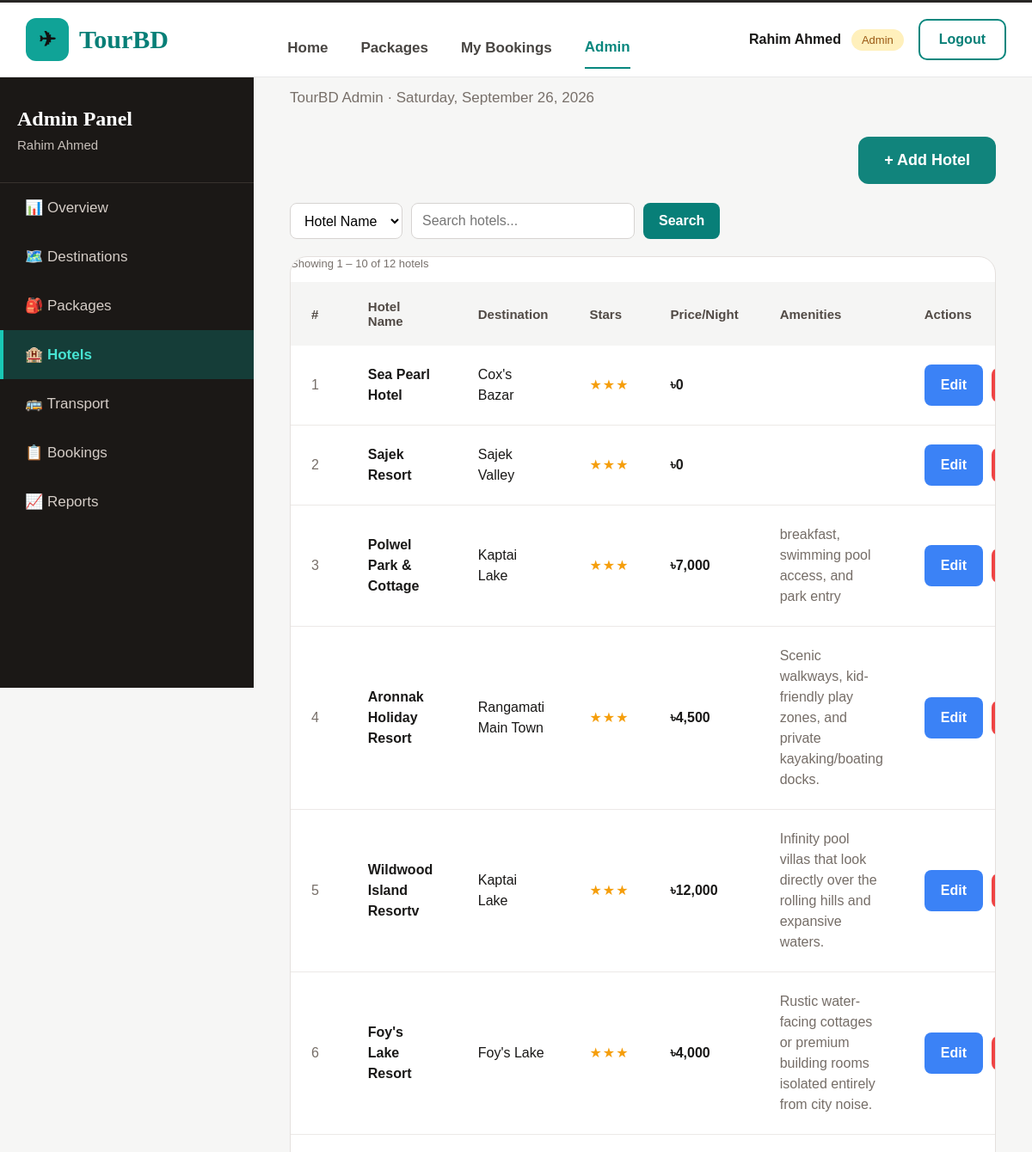
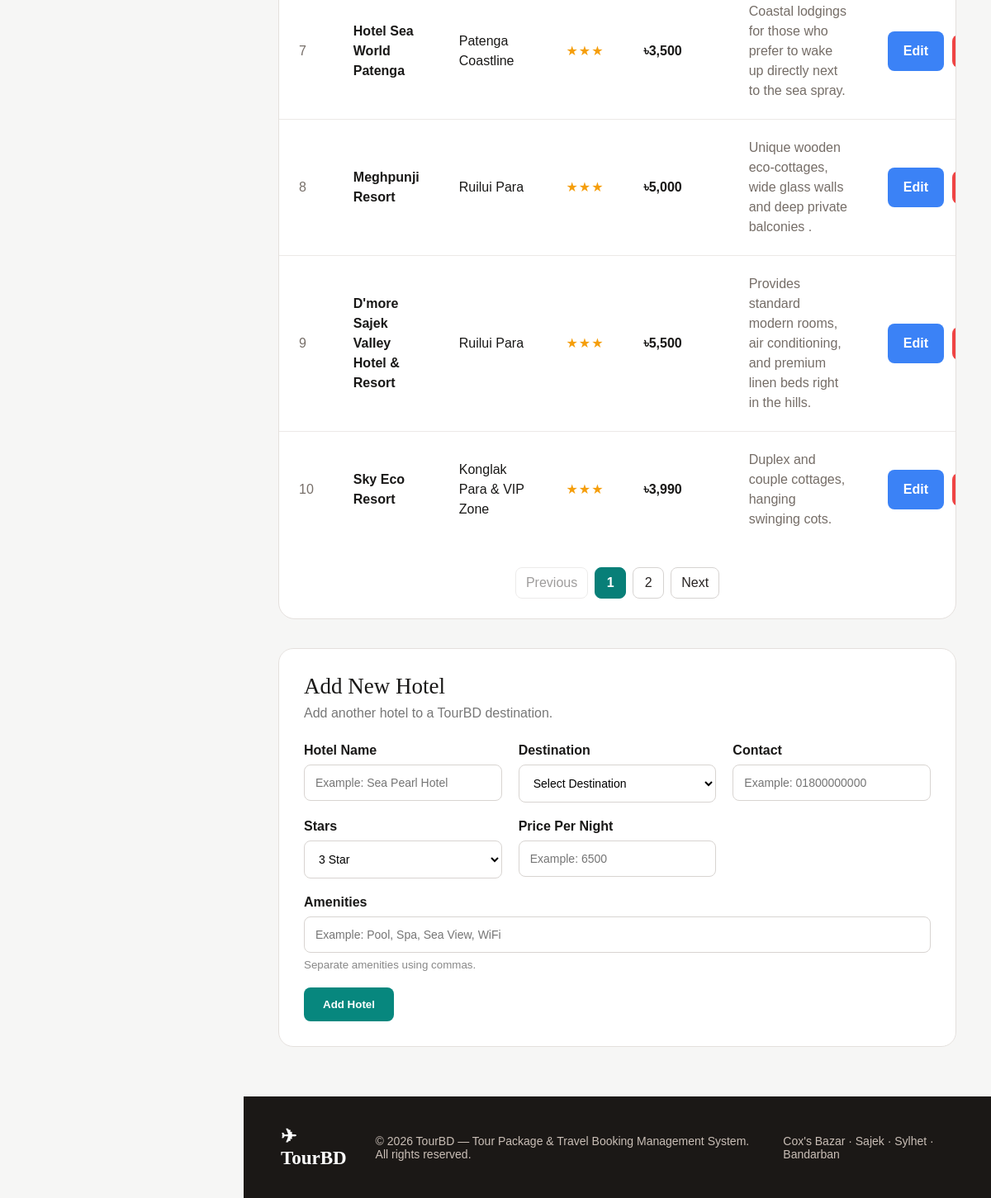
The app's page /admin/hotels.php (signed in) with its own data (2 pictures, top to bottom).
### tables this page shows
CREATE TABLE `hotels` (
  `hotel_id` int(11) NOT NULL,
  `destination_id` int(11) NOT NULL,
  `hotel_name` varchar(120) NOT NULL,
  `contact` varchar(80) DEFAULT NULL,
  `stars` tinyint(4) NOT NULL DEFAULT 3,
  `price_per_night` decimal(10,2) NOT NULL DEFAULT 0.00,
  `amenities` varchar(255) DEFAULT ''
);

CREATE TABLE `destinations` (
  `destination_id` int(11) NOT NULL,
  `destination_name` varchar(100) NOT NULL,
  `location` varchar(120) DEFAULT NULL,
  `description` text DEFAULT NULL,
  `image_url` varchar(500) DEFAULT NULL,
  `active` int(11) NOT NULL
);

### admin/hotels.php (the view, shortened to what the rows shown need)
<?php
require_once "../config/db.php";
$edit_hotel = null;
$search = trim($_GET['search'] ?? '');
$search_by =
    $_GET['search_by'] ?? 'hotel_name';
$where = "";
$records_per_page = 10;
$page = max(
    1,
    (int)($_GET['page'] ?? 1)
);
$count_sql = "
    SELECT COUNT(*) AS total
    FROM hotels h
    INNER JOIN destinations d
        ON h.destination_id = d.destination_id
    $where
";
$count_stmt = mysqli_prepare(
    $conn,
    $count_sql
);
mysqli_stmt_execute($count_stmt);
$count_result =
    mysqli_stmt_get_result($count_stmt);
$count_row =
    mysqli_fetch_assoc($count_result);
$total_hotels =
    (int)$count_row['total'];
$total_pages = max(
    1,
    (int)ceil(
        $total_hotels / $records_per_page
    )
);
$page = min(
    $page,
    $total_pages
);
$offset =
    ($page - 1) * $records_per_page;
$hotel_sql = "
    SELECT
        h.*,
        d.destination_name
    FROM hotels h
    INNER JOIN destinations d
        ON h.destination_id = d.destination_id
    $where
    ORDER BY h.hotel_id ASC
    LIMIT ? OFFSET ?
";
$hotel_stmt = mysqli_prepare(
    $conn,
    $hotel_sql
);
if ($search !== '') {
    mysqli_stmt_bind_param(
        $hotel_stmt,
        "sii",
        $search_value,
        $records_per_page,
        $offset
    );
}
else {
    mysqli_stmt_bind_param(
        $hotel_stmt,
        "ii",
        $records_per_page,
        $offset
    );
}
mysqli_stmt_execute($hotel_stmt);
$hotel_result =
    mysqli_stmt_get_result($hotel_stmt);
$pagination_params = [
    'search' => $search,
    'search_by' => $search_by
];
$display_number =
    $total_hotels > 0
    ? $offset + 1
    : 1;
$highlight_id = max(
    0,
    (int)($_GET['highlight'] ?? 0)
);
?>
<!DOCTYPE html>
<html lang="en">
<head>
    <link rel="stylesheet" href="admin.css">
</head>
<body>
<aside class="admin-sidebar">
    <div class="sidebar-title">
        <h2>Admin Panel</h2>
    </div>
</aside>
<main class="admin-main">
    <section class="hotel-page-heading">
        <div>
            <h1>Manage Hotels</h1>
        </div>
    </section>
    <section class="hotel-table-card">
        <div class="table-wrapper">
            <table class="hotel-admin-table">
                <thead>
                    <tr>
                        <th>#</th>
                        <th>Hotel Name</th>
                        <th>Destination</th>
                        <th>Stars</th>
                        <th>Price/Night</th>
                        <th>Amenities</th>
                        <th>Actions</th>
                    </tr>
                </thead>
                <tbody>
                    <?php if (
                        mysqli_num_rows($hotel_result) > 0
                    ): ?>
                        <?php while (
                            $hotel = mysqli_fetch_assoc(
                                $hotel_result
                            )
                        ): ?>
                            <?php
                            $current_hotel_id =
                                (int)$hotel['hotel_id'];
                            $is_highlighted =
                                $highlight_id ===
                                $current_hotel_id;
                            ?>
                            <tr
                                id="hotel-<?php
                                echo $current_hotel_id;
                                ?>"
                                class="<?php
                                echo $is_highlighted
                                    ? 'hotel-highlight'
                                    : '';
                                ?>"
                            >
                                <td class="hotel-id">
                                    <?php
                                    echo $display_number++;
                                    ?>
                                </td>
                                <td class="hotel-name">
                                    <?php
                                    echo e(
                                        $hotel['hotel_name']
                                    );
                                    ?>
                                </td>
                                <td>
                                    <?php
                                    echo e(
                                        $hotel['destination_name']
                                    );
                                    ?>
                                </td>
                                <td class="hotel-stars">
                                    <?php
                                    echo str_repeat(
                                        "★",
                                        (int)$hotel['stars']
                                    );
                                    ?>
                                </td>
                                <td class="hotel-price">
                                    ৳<?php
                                    echo number_format(
                                        (float)$hotel['price_per_night'],
                                        0
                                    );
                                    ?>
                                </td>
                                <td class="hotel-amenities">
                                    <?php
                                    echo e(
                                        $hotel['amenities']
                                    );
                                    ?>
                                </td>
                                <td>
                                    <div class="hotel-action-buttons">
                                        <?php
                                        $edit_params =
                                            $pagination_params;
                                        $edit_params['page'] =
                                            $page;
                                        $edit_params['edit'] =
                                            $current_hotel_id;
                                        ?>
                                        <a
                                            href="hotels.php?<?php
                                            echo e(
                                                http_build_query(
                                                    $edit_params
                                                )
                                            );
                                            ?>#hotel-form"
                                            class="hotel-edit-button"
                                        >
                                            Edit
                                        </a>
                                        <form
                                            method="POST"
                                            onsubmit="
                                                return confirm(
                                                    'Are you sure you want to delete this hotel?'
                                                );
                                            "
                                        >
                                            <button
                                                type="submit"
                                                class="hotel-delete-button"
                                            >
                                            </button>
                                        </form>
                                    </div>
                                </td>
                            </tr>
                        <?php endwhile; ?>
                    <?php endif; ?>
                </tbody>
            </table>
        </div>
    </section>
    <section
        class="hotel-form-card"
        id="hotel-form"
    >
        <h2>
            <?php
            echo $edit_hotel
                ? "Edit Hotel"
                : "Add New Hotel";
            ?>
        </h2>
    </section>
</main>
</body>
</html>

### records on screen
hotels: hotel_name "Sea Pearl Hotel", destination.destination_name "Cox's Bazar", stars "★★★", price_per_night "0"
hotels: hotel_name "Sajek Resort", destination.destination_name "Sajek Valley", stars "★★★", price_per_night "0"
hotels: hotel_name "Polwel Park & Cottage", destination.destination_name "Kaptai Lake", stars "★★★", price_per_night "7,000", amenities "breakfast, swimming pool access, and park entry"
hotels: hotel_name "Aronnak Holiday Resort", destination.destination_name "Rangamati Main Town", stars "★★★", price_per_night "4,500", amenities "Scenic walkways, kid-friendly play zones, and private kayaking/boating docks."
hotels: hotel_name "Wildwood Island Resortv", destination.destination_name "Kaptai Lake", stars "★★★", price_per_night "12,000", amenities "Infinity pool villas that look directly over the rolling hills and expansive waters."
hotels: hotel_name "Foy's Lake Resort", destination.destination_name "Foy's Lake", stars "★★★", price_per_night "4,000", amenities "Rustic water-facing cottages or premium building rooms isolated entirely from city noise."
hotels: hotel_name "Hotel Sea World Patenga", destination.destination_name "Patenga Coastline", stars "★★★", price_per_night "3,500", amenities "Coastal lodgings for those who prefer to wake up directly next to the sea spray."
hotels: hotel_name "Meghpunji Resort", destination.destination_name "Ruilui Para", stars "★★★", price_per_night "5,000", amenities "Unique wooden eco-cottages, wide glass walls and deep private balconies ."
hotels: hotel_name "D'more Sajek Valley Hotel & Resort", destination.destination_name "Ruilui Para", stars "★★★", price_per_night "5,500", amenities "Provides standard modern rooms, air conditioning, and premium linen beds right in the hills."
hotels: hotel_name "Sky Eco Resort", destination.destination_name "Konglak Para & VIP Zone", stars "★★★", price_per_night "3,990", amenities "Duplex and couple cottages, hanging swinging cots."

### other values on screen
$_SESSION['name'] "Rahim Ahmed"
$showing_from "1"
$showing_to "10"
$total_hotels "12"
form field stars "3 Star"
